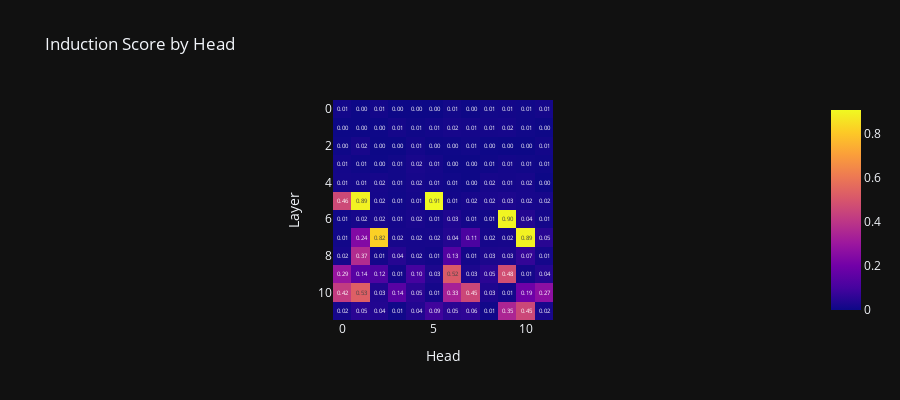

Source (notebook cell):
### Code cell
px.imshow(
    induction_hook.score_store,
    labels={"x": "Head", "y": "Layer"},
    title="Induction Score by Head",
    text_auto=".2f",
    width=900, height=400
)

### Figure 1 — Plotly figure (JSON) as saved in the notebook; plotly's stock layout.template omitted (floating-point values rounded to 4 significant figures; data arrays with more than 128 entries replaced by an {"elided": "..."} marker saying what was removed)
{"data": [{"coloraxis": "coloraxis", "name": "0", "texttemplate": "%{z:.2f}", "z": {"elided": "12x12 float values"}, "type": "heatmap", "xaxis": "x", "yaxis": "y", "hovertemplate": "Head: %{x}<br>Layer: %{y}<br>color: %{z}<extra></extra>"}], "layout": {"xaxis": {"anchor": "y", "domain": [0.0, 1.0], "scaleanchor": "y", "constrain": "domain", "title": {"text": "Head"}}, "yaxis": {"anchor": "x", "domain": [0.0, 1.0], "autorange": "reversed", "constrain": "domain", "title": {"text": "Layer"}}, "coloraxis": {"colorscale": [[0.0, "#0d0887"], [0.1111, "#46039f"], [0.2222, "#7201a8"], [0.3333, "#9c179e"], [0.4444, "#bd3786"], [0.5556, "#d8576b"], [0.6667, "#ed7953"], [0.7778, "#fb9f3a"], [0.8889, "#fdca26"], [1.0, "#f0f921"]]}, "title": {"text": "Induction Score by Head"}, "height": 400, "width": 900}}
